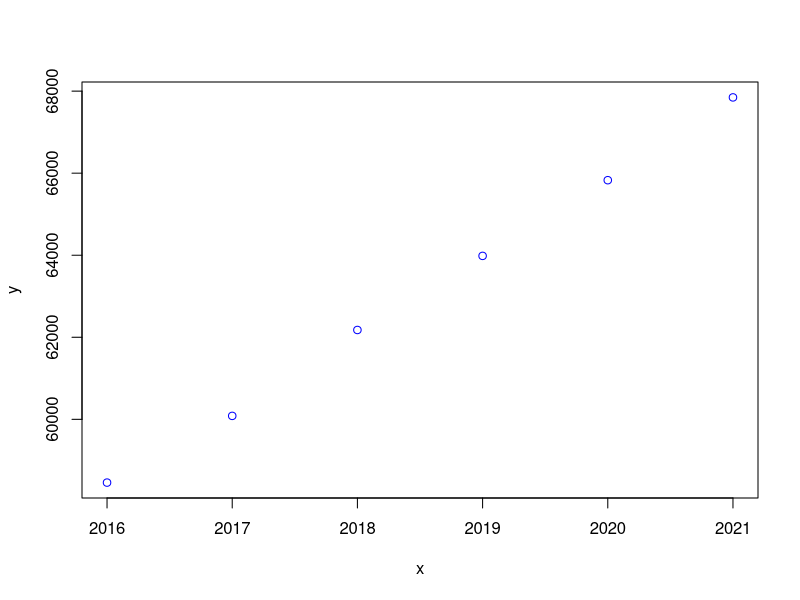
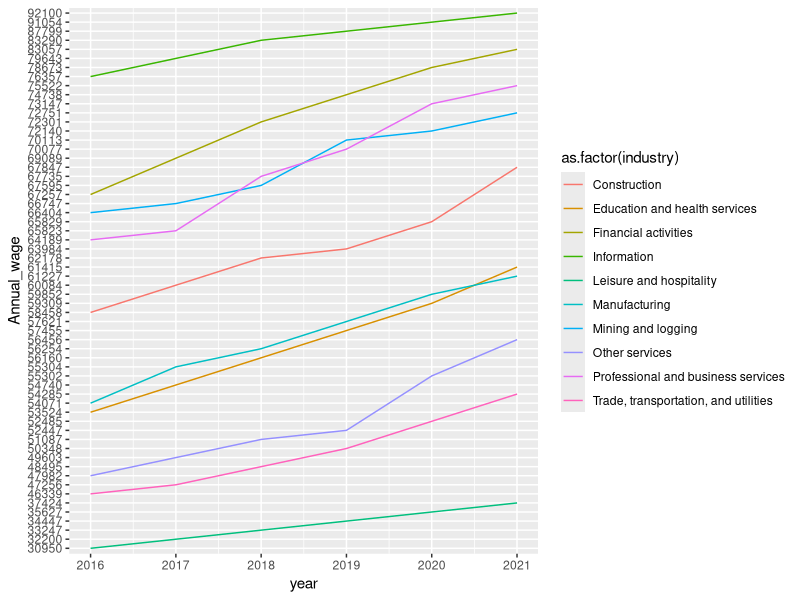

Generate these figures, in order, with R:
## ---- chunk 1
library(tibble)
library(dplyr)
library(tidyverse)
data<-read.csv('10industries_hourwages.csv',na.string=c(''))
industry<-c('null')
data$industry<-industry

#(1)mapping SeriesID and Industry
data[data$seriesID=='CES2000000003',]$industry<-'Construction'
data[data$seriesID=='CES6500000003',]$industry<-'Education and health services'
data[data$seriesID=='CES5500000003',]$industry<-'Financial activities'
data[data$seriesID=='CES5000000003',]$industry<-'Information'
data[data$seriesID=='CES7000000003',]$industry<-'Leisure and hospitality'
data[data$seriesID=='CES3000000003',]$industry<-'Manufacturing'
data[data$seriesID=='CES1000000003',]$industry<-'Mining and logging'
data[data$seriesID=='CES8000000003',]$industry<-'Other services'
data[data$seriesID=='CES6000000003',]$industry<-'Professional and business services'
data[data$seriesID=='CES4000000003',]$industry<-'Trade, transportation, and utilities'



## ---- chunk 2
##(2)Rename columns 
names(data)[names(data) == 'value'] <- 'hourly_wage'
names(data)[names(data) == 'period'] <- 'month'
head(data)

## ---- chunk 3

#(3)Correct Missing Values
#I found wage data on Sep, Oct, Nov, Dec, 2021 is missing, 
#so using wage mean in the first eight months 2021 to supplement 
str(data)
Months<-c('M09','M10','M11','M12')
industry<-unique(data[c("industry")])$industry
for (i in industry){
  Data_Con<-data[data$year==2021&data$industry==i,]
  Mean_Con<-mean(Data_Con$hourly_wage)
  
  for (j in Months){Data_Con<-Data_Con %>% 
    add_row(seriesID=Data_Con$seriesID[1],year=2021,month=j,
            hourly_wage=Mean_Con,industry=Data_Con$industry[1],.before=1)}
  data<-data %>% add_row(Data_Con[1:12,],.before=1)
  data<-data[!duplicated(data), ]
  }
data<-data %>% arrange(seriesID)




## ---- chunk 4
#(4)compute annual wage based on hourly wage
Y_Months<-12
M_weeks<-52/12
W_hours<-40
M_hours<-M_weeks*W_hours
Years<-c(2021,2020,2019,2018,2017,2016)
data['Annual_wage']<-c('null')
for (i in industry){
  for (j in Years){
    Con1<-data[data$industry==i&data$year==j,]
    A_salary<-M_hours*sum(Con1$hourly_wage)
    A_salary<-round(A_salary,digits=0)
    data[data$industry==i&data$year==j,]$Annual_wage<-A_salary
  }
}
data <- data[, c(1, 5, 2, 3, 4,6)]


## ---- chunk 5
#(5)EDA
#data Summary 
summary(data)
#Wages change of One industry in 6 years
library(ggplot2)
subdata<-data[data$industry==industry[1],]
x=unique(subdata$year)
y=unique(subdata$Annual_wage)
plot(x,y,col='blue')

#Wages change of 10 industries in 6 years
ggplot(data=data, aes(x=year, y=Annual_wage, 
                      group = industry, 
                      colour = as.factor(industry)))+geom_line()

data$hourly_wage<-round(data$hourly_wage,digits=2)

#outfile
#write.csv2(data,'Cleaned_industry_wages', row.names = FALSE)
